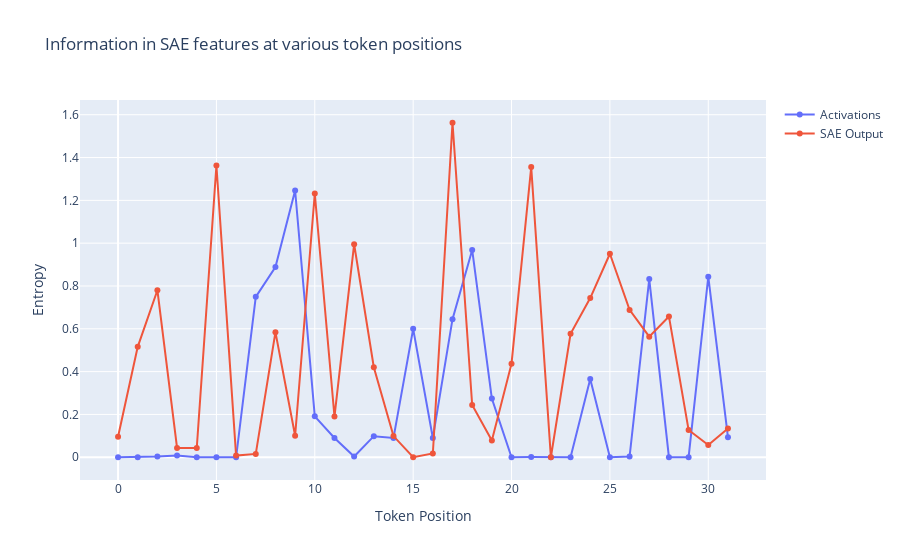

Source (notebook cell):
### Code cell
# plot the entropy of the activations
fig = go.Figure()
fig.add_trace(go.Scatter(x=list(range(len(entropy_acts))), y=entropy_acts, mode='lines+markers', name="Activations"))
fig.add_trace(go.Scatter(x=list(range(len(entropy_sae_out))), y=entropy_sae_out, mode='lines+markers', name="SAE Output"))
fig.update_layout(title='Information in SAE features at various token positions', xaxis_title='Token Position', yaxis_title='Entropy')
fig.show()

### Figure 1 — Plotly figure (JSON) as saved in the notebook; plotly's stock layout.template omitted (floating-point values rounded to 4 significant figures)
{"data": [{"mode": "lines+markers", "name": "Activations", "type": "scatter", "x": [0, 1, 2, 3, 4, 5, 6, 7, 8, 9, 10, 11, 12, 13, 14, 15, 16, 17, 18, 19, 20, 21, 22, 23, 24, 25, 26, 27, 28, 29, 30, 31], "y": [2.552e-07, 3.172e-05, 0.0031, 0.007726, 1.192e-07, 1.192e-07, 5.13e-06, 0.7492, 0.8888, 1.246, 0.191, 0.0901, 0.003523, 0.09848, 0.09017, 0.5999, 0.0901, 0.6452, 0.9683, 0.2743, 7.987e-05, 0.0007185, 2.085e-07, 1.194e-07, 0.3653, 1.248e-05, 0.003256, 0.8325, 0.0005648, 0.0004994, 0.8432, 0.09352]}, {"mode": "lines+markers", "name": "SAE Output", "type": "scatter", "x": [0, 1, 2, 3, 4, 5, 6, 7, 8, 9, 10, 11, 12, 13, 14, 15, 16, 17, 18, 19, 20, 21, 22, 23, 24, 25, 26, 27, 28, 29, 30, 31], "y": [0.09565, 0.5156, 0.7803, 0.04333, 0.04326, 1.363, 0.007934, 0.01555, 0.5844, 0.1006, 1.232, 0.1903, 0.9951, 0.4208, 0.09874, 7.536e-05, 0.01736, 1.563, 0.2441, 0.07793, 0.437, 1.355, 8.018e-05, 0.5764, 0.7437, 0.9507, 0.6884, 0.5634, 0.6577, 0.1275, 0.05702, 0.1346]}], "layout": {"title": {"text": "Information in SAE features at various token positions"}, "xaxis": {"title": {"text": "Token Position"}}, "yaxis": {"title": {"text": "Entropy"}}}}
